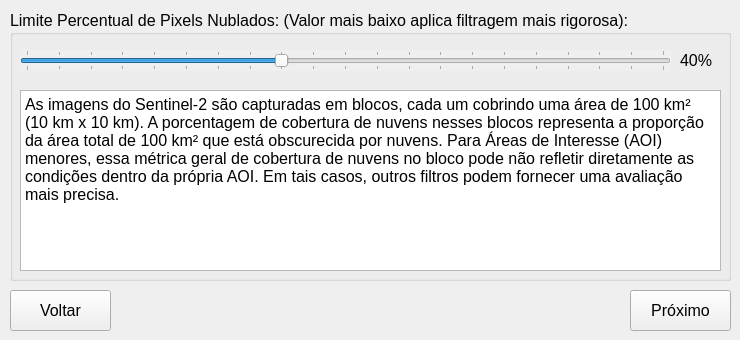
   <widget class="QWidget" name="tab_5">
    <attribute name="title">
     <string>Passo 8</string>
    </attribute>
    <widget class="QGroupBox" name="groupBox_6">
     <property name="geometry">
      <rect>
       <x>10</x>
       <y>10</y>
       <width>721</width>
       <height>271</height>
      </rect>
     </property>
     <property name="font">
      <font>
       <pointsize>12</pointsize>
      </font>
     </property>
     <property name="title">
      <string>Limite Percentual de Pixels Nublados: (Valor mais baixo aplica filtragem mais rigorosa):</string>
     </property>
     <widget class="QSlider" name="horizontalSlider_total_pixel_limit">
      <property name="enabled">
       <bool>true</bool>
      </property>
      <property name="geometry">
       <rect>
        <x>10</x>
        <y>40</y>
        <width>651</width>
        <height>21</height>
       </rect>
      </property>
      <property name="autoFillBackground">
       <bool>true</bool>
      </property>
      <property name="minimum">
       <number>0</number>
      </property>
      <property name="maximum">
       <number>100</number>
      </property>
      <property name="singleStep">
       <number>5</number>
      </property>
      <property name="pageStep">
       <number>5</number>
      </property>
      <property name="value">
       <number>40</number>
      </property>
      <property name="sliderPosition">
       <number>40</number>
      </property>
      <property name="orientation">
       <enum>Qt::Horizontal</enum>
      </property>
      <property name="tickPosition">
       <enum>QSlider::TicksBothSides</enum>
      </property>
     </widget>
     <widget class="QLabel" name="label_cloud">
      <property name="geometry">
       <rect>
        <x>670</x>
        <y>40</y>
        <width>51</width>
        <height>21</height>
       </rect>
      </property>
      <property name="font">
       <font>
        <pointsize>12</pointsize>
       </font>
      </property>
      <property name="text">
       <string>40%</string>
      </property>
     </widget>
     <widget class="QPlainTextEdit" name="plainTextEdit">
      <property name="geometry">
       <rect>
        <x>10</x>
        <y>80</y>
        <width>701</width>
        <height>181</height>
       </rect>
      </property>
      <property name="font">
       <font>
        <pointsize>12</pointsize>
       </font>
      </property>
      <property name="plainText">
       <string>As imagens do Sentinel-2 são capturadas em blocos, cada um cobrindo uma área de 100 km² (10 km x 10 km). A porcentagem de cobertura de nuvens nesses blocos representa a proporção da área total de 100 km² que está obscurecida por nuvens. Para Áreas de Interesse (AOI) menores, essa métrica geral de cobertura de nuvens no bloco pode não refletir diretamente as condições dentro da própria AOI. Em tais casos, outros filtros podem fornecer uma avaliação mais precisa.</string>
      </property>
     </widget>
    </widget>
    <widget class="QPushButton" name="QPushButton_back_7">
     <property name="enabled">
      <bool>true</bool>
     </property>
     <property name="geometry">
      <rect>
       <x>10</x>
       <y>290</y>
       <width>101</width>
       <height>41</height>
      </rect>
     </property>
     <property name="font">
      <font>
       <pointsize>12</pointsize>
      </font>
     </property>
     <property name="text">
      <string>Voltar</string>
     </property>
     <property name="icon">
      <iconset>
       <normaloff>../medias/icons8-back-button-50.png</normaloff>../medias/icons8-back-button-50.png</iconset>
     </property>
    </widget>
    <widget class="QPushButton" name="QPushButton_next_7">
     <property name="geometry">
      <rect>
       <x>630</x>
       <y>290</y>
       <width>101</width>
       <height>41</height>
      </rect>
     </property>
     <property name="font">
      <font>
       <pointsize>12</pointsize>
      </font>
     </property>
     <property name="text">
      <string>Próximo</string>
     </property>
     <property name="icon">
      <iconset>
       <normaloff>../medias/icons8-forward-button-50.png</normaloff>../medias/icons8-forward-button-50.png</iconset>
     </property>
    </widget>
   </widget>
